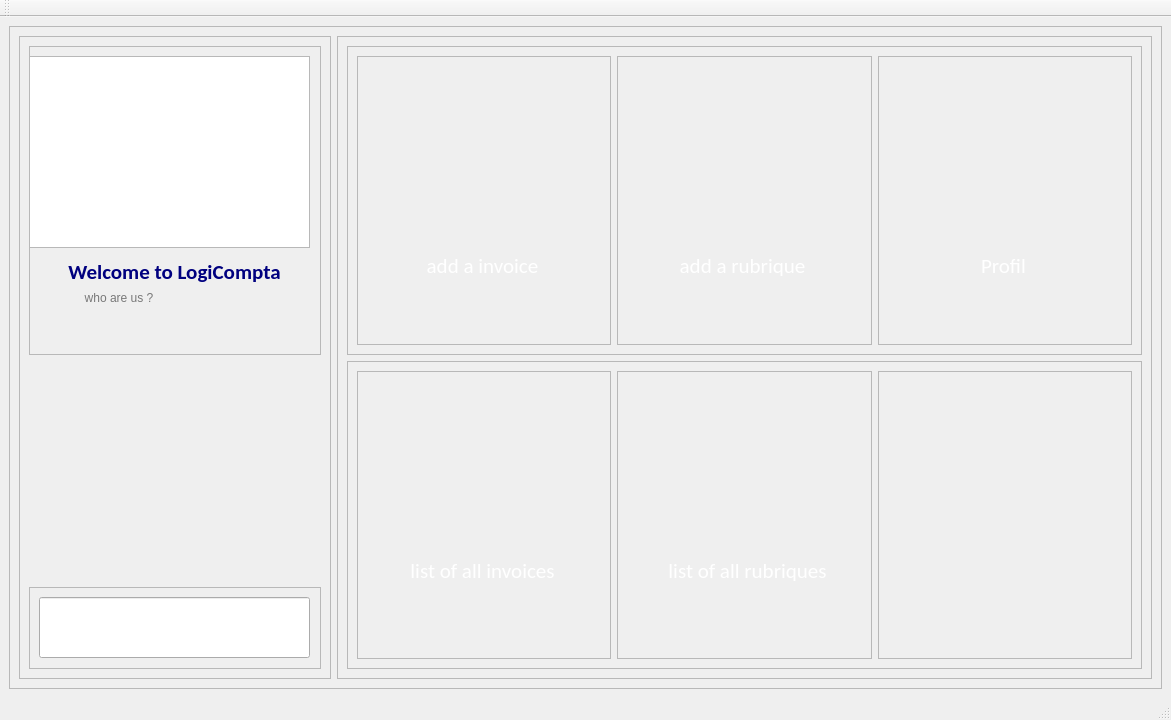
<?xml version="1.0" encoding="UTF-8"?>
<ui version="4.0">
 <class>MainPage</class>
 <widget class="QMainWindow" name="MainPage">
  <property name="geometry">
   <rect>
    <x>0</x>
    <y>0</y>
    <width>1171</width>
    <height>720</height>
   </rect>
  </property>
  <property name="windowTitle">
   <string>MainWindow</string>
  </property>
  <widget class="QWidget" name="centralwidget">
   <property name="styleSheet">
    <string notr="true">#centralwidget{
	background-image: url(:/res/6106992.jpg);
}</string>
   </property>
   <layout class="QVBoxLayout" name="verticalLayout_2">
    <item>
     <widget class="QFrame" name="centralframe">
      <property name="minimumSize">
       <size>
        <width>100</width>
        <height>100</height>
       </size>
      </property>
      <property name="maximumSize">
       <size>
        <width>16777215</width>
        <height>10000000</height>
       </size>
      </property>
      <property name="frameShape">
       <enum>QFrame::StyledPanel</enum>
      </property>
      <property name="frameShadow">
       <enum>QFrame::Raised</enum>
      </property>
      <layout class="QHBoxLayout" name="horizontalLayout">
       <item>
        <widget class="QFrame" name="leftFrame">
         <property name="maximumSize">
          <size>
           <width>312</width>
           <height>1712</height>
          </size>
         </property>
         <property name="frameShape">
          <enum>QFrame::StyledPanel</enum>
         </property>
         <property name="frameShadow">
          <enum>QFrame::Raised</enum>
         </property>
         <layout class="QVBoxLayout" name="verticalLayout">
          <item>
           <widget class="QFrame" name="topFrame">
            <property name="frameShape">
             <enum>QFrame::StyledPanel</enum>
            </property>
            <property name="frameShadow">
             <enum>QFrame::Raised</enum>
            </property>
            <widget class="QListWidget" name="logoWidget">
             <property name="geometry">
              <rect>
               <x>0</x>
               <y>10</y>
               <width>281</width>
               <height>192</height>
              </rect>
             </property>
             <property name="styleSheet">
              <string notr="true">#logoWidget{
	background: url(:/res/logo1.png) no-repeat center center fixed;
	background-size : cover;
}</string>
             </property>
            </widget>
            <widget class="QLabel" name="welcomeLabel">
             <property name="geometry">
              <rect>
               <x>10</x>
               <y>210</y>
               <width>271</width>
               <height>31</height>
              </rect>
             </property>
             <property name="font">
              <font>
               <family>Calibri</family>
               <pointsize>16</pointsize>
               <bold>true</bold>
              </font>
             </property>
             <property name="layoutDirection">
              <enum>Qt::LeftToRight</enum>
             </property>
             <property name="styleSheet">
              <string notr="true">#welcomeLabel {
	color: rgb(0, 0, 127);	
}
</string>
             </property>
             <property name="text">
              <string>Welcome to LogiCompta</string>
             </property>
             <property name="alignment">
              <set>Qt::AlignCenter</set>
             </property>
            </widget>
            <widget class="QPushButton" name="pushButton">
             <property name="geometry">
              <rect>
               <x>50</x>
               <y>240</y>
               <width>80</width>
               <height>24</height>
              </rect>
             </property>
             <property name="font">
              <font>
               <pointsize>9</pointsize>
              </font>
             </property>
             <property name="styleSheet">
              <string notr="true">QPushButton{
	background-color: transparent;
	color: rgb(120, 120, 120);
	background : none;
	border: none;
}</string>
             </property>
             <property name="text">
              <string>who are us ?</string>
             </property>
            </widget>
           </widget>
          </item>
          <item alignment="Qt::AlignBottom">
           <widget class="QFrame" name="bottomFrame">
            <property name="minimumSize">
             <size>
              <width>0</width>
              <height>82</height>
             </size>
            </property>
            <property name="frameShape">
             <enum>QFrame::StyledPanel</enum>
            </property>
            <property name="frameShadow">
             <enum>QFrame::Raised</enum>
            </property>
            <widget class="QLineEdit" name="counter">
             <property name="geometry">
              <rect>
               <x>10</x>
               <y>10</y>
               <width>271</width>
               <height>61</height>
              </rect>
             </property>
             <property name="font">
              <font>
               <family>Calibri</family>
               <pointsize>18</pointsize>
              </font>
             </property>
             <property name="styleSheet">
              <string notr="true">#counter {
	color: #000;
	padding-right : 5px;
}</string>
             </property>
             <property name="alignment">
              <set>Qt::AlignRight|Qt::AlignTrailing|Qt::AlignVCenter</set>
             </property>
            </widget>
           </widget>
          </item>
         </layout>
        </widget>
       </item>
       <item>
        <widget class="QFrame" name="rightFrame">
         <property name="frameShape">
          <enum>QFrame::StyledPanel</enum>
         </property>
         <property name="frameShadow">
          <enum>QFrame::Raised</enum>
         </property>
         <layout class="QVBoxLayout" name="verticalLayout_3">
          <item>
           <widget class="QFrame" name="topRightFrame">
            <property name="frameShape">
             <enum>QFrame::StyledPanel</enum>
            </property>
            <property name="frameShadow">
             <enum>QFrame::Raised</enum>
            </property>
            <layout class="QHBoxLayout" name="horizontalLayout_2">
             <item>
              <widget class="QFrame" name="firstRightFrame">
               <property name="frameShape">
                <enum>QFrame::StyledPanel</enum>
               </property>
               <property name="frameShadow">
                <enum>QFrame::Raised</enum>
               </property>
               <widget class="QPushButton" name="invoiceButton">
                <property name="geometry">
                 <rect>
                  <x>30</x>
                  <y>20</y>
                  <width>191</width>
                  <height>191</height>
                 </rect>
                </property>
                <property name="styleSheet">
                 <string notr="true">#invoiceButton{
	background-color: transparent;
	border-image: url(:/res/money.png) center;
	background : none;
	border: none;
	background-repeat: none;
}</string>
                </property>
                <property name="text">
                 <string/>
                </property>
               </widget>
               <widget class="QLabel" name="invoiceLabel">
                <property name="geometry">
                 <rect>
                  <x>50</x>
                  <y>200</y>
                  <width>151</width>
                  <height>20</height>
                 </rect>
                </property>
                <property name="font">
                 <font>
                  <family>Calibri</family>
                  <pointsize>16</pointsize>
                 </font>
                </property>
                <property name="styleSheet">
                 <string notr="true">#invoiceLabel {
	color: #fff;
}

#invoiceLabel:hover {
	color: #000;
}</string>
                </property>
                <property name="text">
                 <string>add a invoice</string>
                </property>
                <property name="alignment">
                 <set>Qt::AlignCenter</set>
                </property>
               </widget>
              </widget>
             </item>
             <item>
              <widget class="QFrame" name="secondRightFrame">
               <property name="frameShape">
                <enum>QFrame::StyledPanel</enum>
               </property>
               <property name="frameShadow">
                <enum>QFrame::Raised</enum>
               </property>
               <widget class="QPushButton" name="addRubButton">
                <property name="geometry">
                 <rect>
                  <x>60</x>
                  <y>30</y>
                  <width>131</width>
                  <height>141</height>
                 </rect>
                </property>
                <property name="styleSheet">
                 <string notr="true">#addRubButton{
	background-color: transparent;
	border: none;
	border-image: url(:/res/plus.png);
	background-repeat: none;
}</string>
                </property>
                <property name="text">
                 <string/>
                </property>
               </widget>
               <widget class="QLabel" name="addRubLabel">
                <property name="geometry">
                 <rect>
                  <x>50</x>
                  <y>200</y>
                  <width>151</width>
                  <height>20</height>
                 </rect>
                </property>
                <property name="font">
                 <font>
                  <family>Calibri</family>
                  <pointsize>16</pointsize>
                 </font>
                </property>
                <property name="styleSheet">
                 <string notr="true">#addRubLabel {
	color: #fff;
}

#addRubLabel:hover {
	color: #000;
}</string>
                </property>
                <property name="text">
                 <string>add a rubrique</string>
                </property>
                <property name="alignment">
                 <set>Qt::AlignCenter</set>
                </property>
               </widget>
              </widget>
             </item>
             <item>
              <widget class="QFrame" name="thirdRightFrame">
               <property name="frameShape">
                <enum>QFrame::StyledPanel</enum>
               </property>
               <property name="frameShadow">
                <enum>QFrame::Raised</enum>
               </property>
               <widget class="QPushButton" name="ProfilpushButton">
                <property name="geometry">
                 <rect>
                  <x>60</x>
                  <y>40</y>
                  <width>141</width>
                  <height>141</height>
                 </rect>
                </property>
                <property name="styleSheet">
                 <string notr="true">#ProfilpushButton{
	background-color: transparent;
	border-image: url(:/res/user.png);
	background : none;
	border: none;
	background-repeat: none;
}</string>
                </property>
                <property name="text">
                 <string/>
                </property>
               </widget>
               <widget class="QLabel" name="profilLabel">
                <property name="geometry">
                 <rect>
                  <x>50</x>
                  <y>200</y>
                  <width>151</width>
                  <height>20</height>
                 </rect>
                </property>
                <property name="font">
                 <font>
                  <family>Calibri</family>
                  <pointsize>16</pointsize>
                 </font>
                </property>
                <property name="styleSheet">
                 <string notr="true">#profilLabel{
	color: #fff;
}

#profilLabel:hover {
	color: #000;
}</string>
                </property>
                <property name="text">
                 <string>Profil</string>
                </property>
                <property name="alignment">
                 <set>Qt::AlignCenter</set>
                </property>
               </widget>
              </widget>
             </item>
            </layout>
           </widget>
          </item>
          <item>
           <widget class="QFrame" name="bottomRightFrame">
            <property name="frameShape">
             <enum>QFrame::StyledPanel</enum>
            </property>
            <property name="frameShadow">
             <enum>QFrame::Raised</enum>
            </property>
            <layout class="QHBoxLayout" name="horizontalLayout_3">
             <item>
              <widget class="QFrame" name="fourthRightFrame">
               <property name="frameShape">
                <enum>QFrame::StyledPanel</enum>
               </property>
               <property name="frameShadow">
                <enum>QFrame::Raised</enum>
               </property>
               <widget class="QPushButton" name="listInvoicesPushButton">
                <property name="geometry">
                 <rect>
                  <x>50</x>
                  <y>30</y>
                  <width>151</width>
                  <height>151</height>
                 </rect>
                </property>
                <property name="styleSheet">
                 <string notr="true">#listInvoicesPushButton {
	background-color: transparent;
	background : none;
	border-image: url(:/res/li.png);
	border: none;
	background-repeat: none;
}</string>
                </property>
                <property name="text">
                 <string/>
                </property>
               </widget>
               <widget class="QLabel" name="listInvoicesLabel">
                <property name="geometry">
                 <rect>
                  <x>50</x>
                  <y>190</y>
                  <width>151</width>
                  <height>20</height>
                 </rect>
                </property>
                <property name="font">
                 <font>
                  <family>Calibri</family>
                  <pointsize>16</pointsize>
                 </font>
                </property>
                <property name="styleSheet">
                 <string notr="true">#listInvoicesLabel {
	color: #fff;
}

#listInvoicesLabel:hover {
	color: #000;
}</string>
                </property>
                <property name="text">
                 <string>list of all invoices</string>
                </property>
                <property name="alignment">
                 <set>Qt::AlignCenter</set>
                </property>
               </widget>
              </widget>
             </item>
             <item>
              <widget class="QFrame" name="fifthRightFrame">
               <property name="frameShape">
                <enum>QFrame::StyledPanel</enum>
               </property>
               <property name="frameShadow">
                <enum>QFrame::Raised</enum>
               </property>
               <widget class="QPushButton" name="listRubriquesPushButton">
                <property name="geometry">
                 <rect>
                  <x>20</x>
                  <y>30</y>
                  <width>201</width>
                  <height>171</height>
                 </rect>
                </property>
                <property name="styleSheet">
                 <string notr="true">#listRubriquesPushButton{
	background-color: transparent;
	background : none;
	
	border-image: url(:/res/rubriques.png);
	border: none;
	background-repeat: none;
}</string>
                </property>
                <property name="text">
                 <string/>
                </property>
               </widget>
               <widget class="QLabel" name="listRubriquesLabel">
                <property name="geometry">
                 <rect>
                  <x>50</x>
                  <y>190</y>
                  <width>161</width>
                  <height>20</height>
                 </rect>
                </property>
                <property name="font">
                 <font>
                  <family>Calibri</family>
                  <pointsize>16</pointsize>
                 </font>
                </property>
                <property name="styleSheet">
                 <string notr="true">#listRubriquesLabel {
	color: #fff;
}

#listRubriquesLabel:hover {
	color: #000;
}</string>
                </property>
                <property name="text">
                 <string>list of all rubriques</string>
                </property>
                <property name="alignment">
                 <set>Qt::AlignCenter</set>
                </property>
               </widget>
              </widget>
             </item>
             <item>
              <widget class="QFrame" name="sixRightFrame">
               <property name="frameShape">
                <enum>QFrame::StyledPanel</enum>
               </property>
               <property name="frameShadow">
                <enum>QFrame::Raised</enum>
               </property>
              </widget>
             </item>
            </layout>
           </widget>
          </item>
         </layout>
        </widget>
       </item>
      </layout>
     </widget>
    </item>
   </layout>
  </widget>
  <widget class="QMenuBar" name="menubar">
   <property name="geometry">
    <rect>
     <x>0</x>
     <y>0</y>
     <width>1171</width>
     <height>21</height>
    </rect>
   </property>
  </widget>
  <widget class="QStatusBar" name="statusbar"/>
  <widget class="QToolBar" name="toolBar">
   <property name="windowTitle">
    <string>toolBar</string>
   </property>
   <attribute name="toolBarArea">
    <enum>TopToolBarArea</enum>
   </attribute>
   <attribute name="toolBarBreak">
    <bool>false</bool>
   </attribute>
  </widget>
 </widget>
 <resources/>
 <connections/>
</ui>
